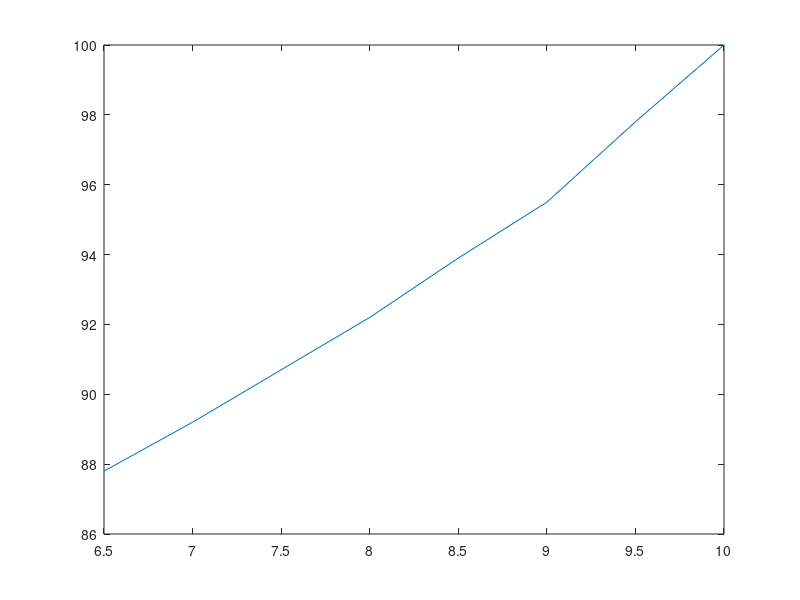

MATLAB code to generate this figure: (Note: this script raises an error after producing the figure.)
percents = [100, 97.8, 95.5, 93.9, 92.2, 90.7, 89.2, 87.8];
rpe = [10, 9.5, 9, 8.5, 8, 7.5, 7, 6.5];
plot(rpe, percents)
[r, m, b] = regression(rpe, percents);
disp(r)
disp(m)
disp(b)
plotregression(rpe, percents)
